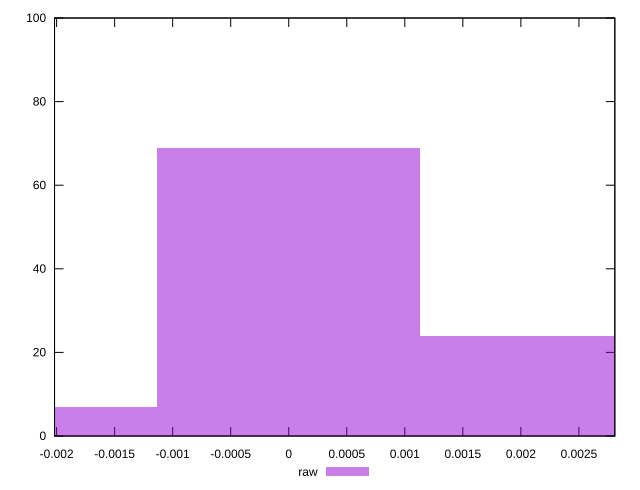

Write the gnuplot code that produced this figure.
reset

$raw <<EOF
0.0022617236132691193 24
0 69
-0.0022617236132691193 7
EOF

set key outside below
set boxwidth 0.0022617236132691193
set xrange [-0.0020177937901371045:0.00280940376796531]
set yrange [0:100]
set trange [0:100]
set style fill transparent solid 0.5 noborder
set terminal svg size 640, 490 enhanced background rgb 'white'
set output "report_00017_2021-02-10T15-08-03.406Z/meta/pScore-difference/samples/pages+cached/raw/histogram.svg"

plot $raw title "raw" with boxes

reset
